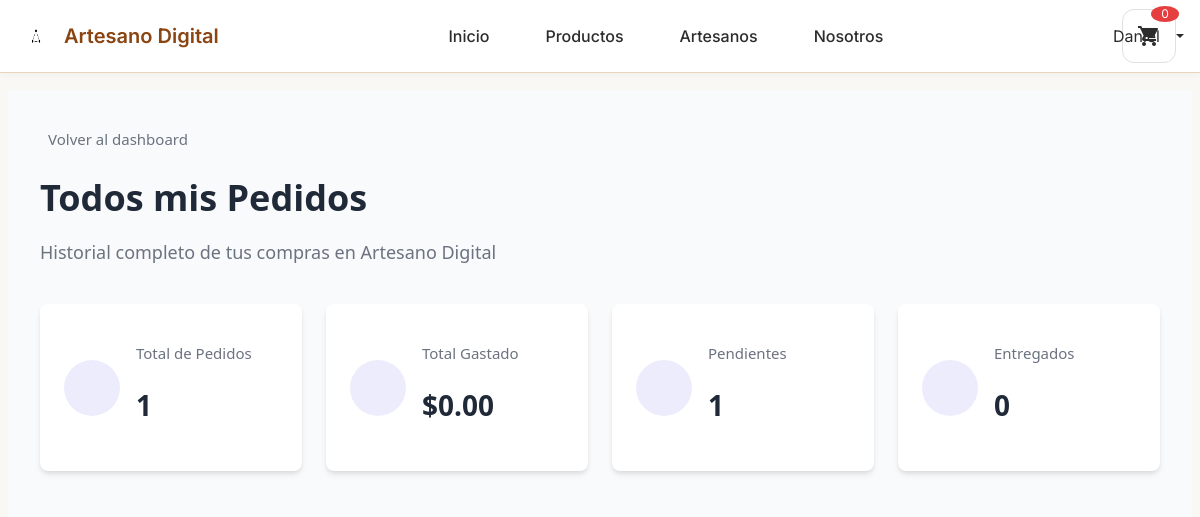
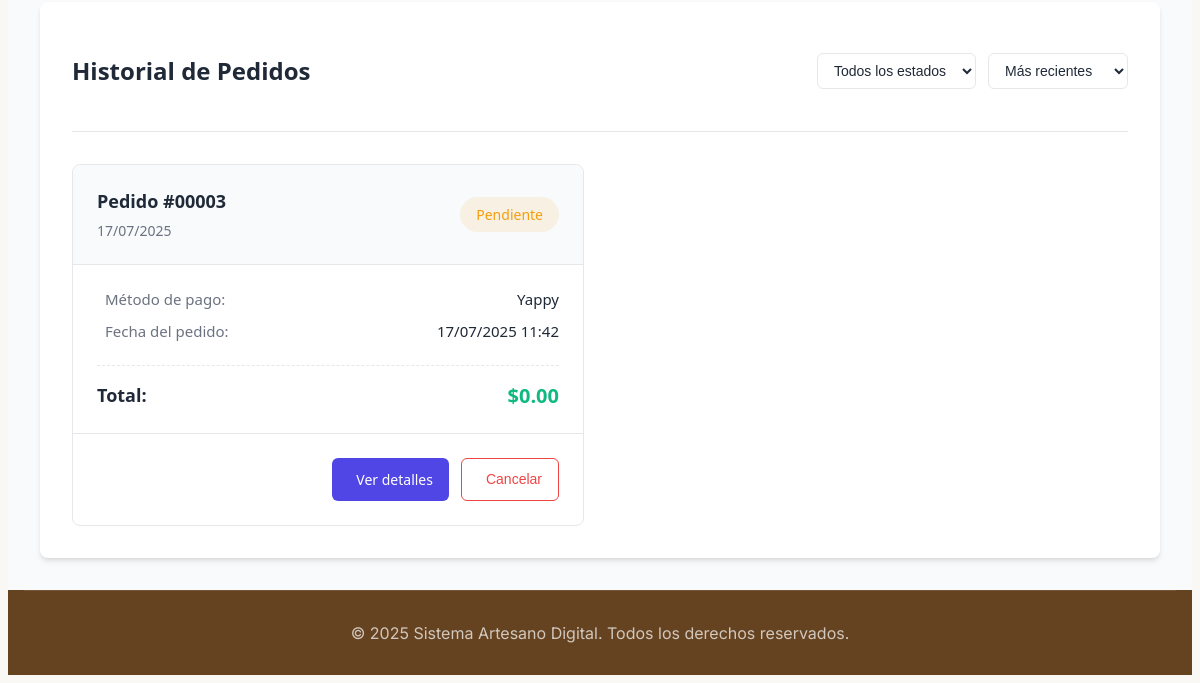
Before: /cliente/pedidos (signed in) with the older database file (2 pictures, top to bottom).
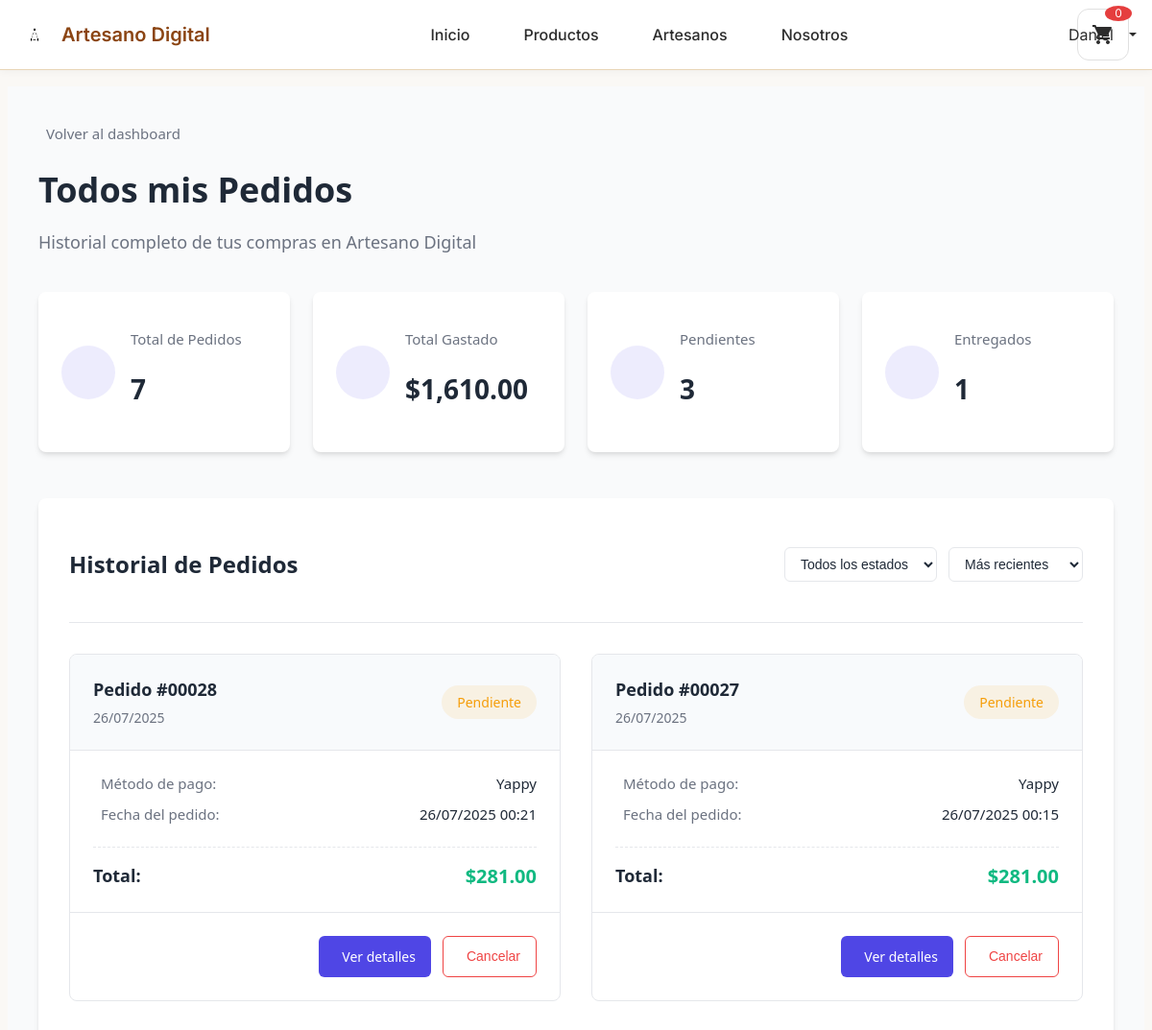
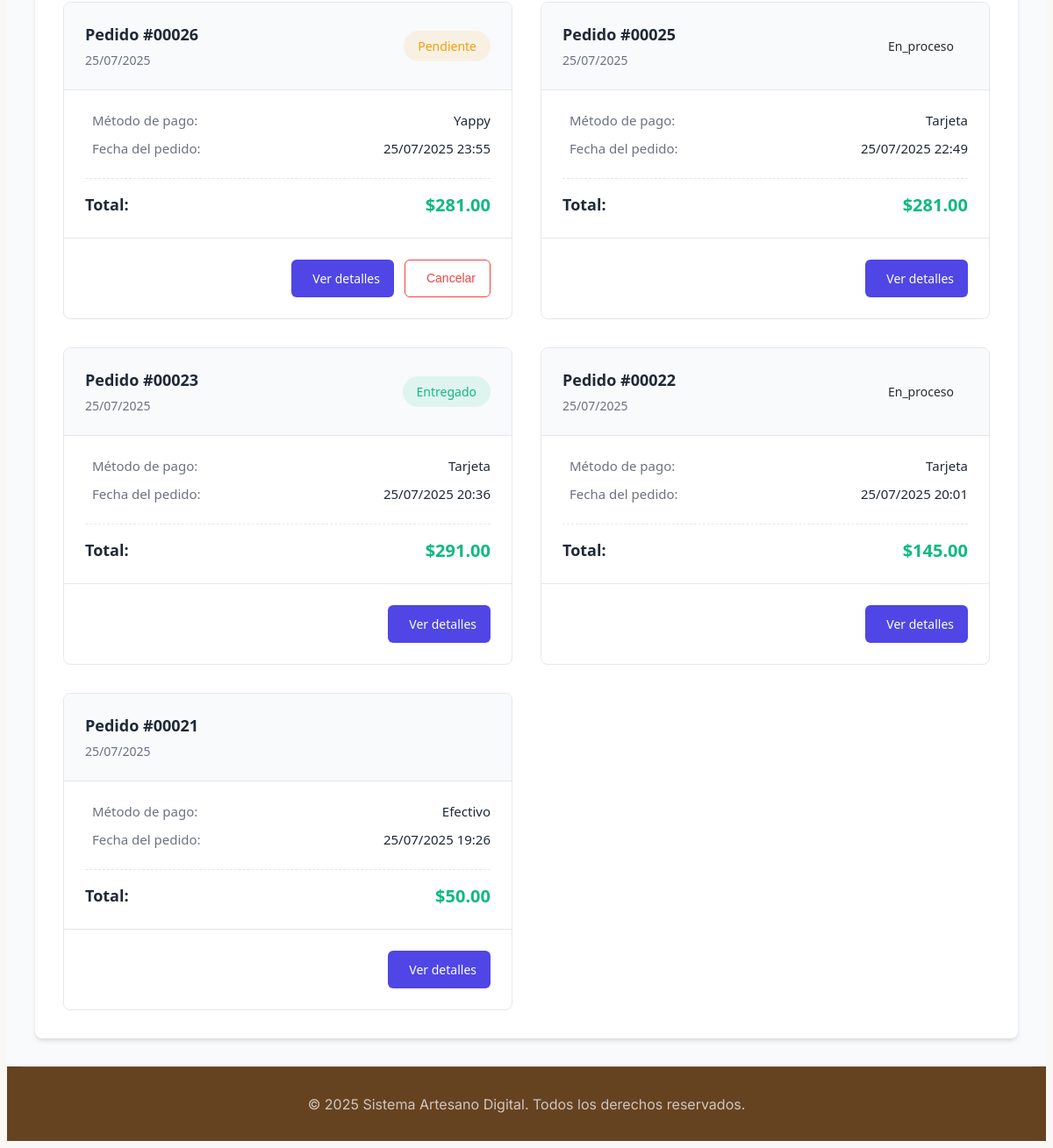
After: the same page with the newer database file (2 pictures, top to bottom).
### tables this page shows
CREATE TABLE `pedidos` (
  `id_pedido` int(11) NOT NULL,
  `id_usuario` int(11) NOT NULL,
  `estado` enum('pendiente','confirmado','en_proceso','enviado','entregado','cancelado') DEFAULT 'pendiente',
  `metodo_pago` varchar(50) NOT NULL,
  `total` decimal(10,2) NOT NULL,
  `subtotal` decimal(10,2) DEFAULT NULL,
  `descuento` decimal(10,2) DEFAULT 0.00,
  `fecha_pedido` datetime DEFAULT current_timestamp(),
  `fecha_confirmacion` datetime DEFAULT NULL,
  `fecha_proceso` datetime DEFAULT NULL,
  `fecha_envio` datetime DEFAULT NULL,
  `fecha_entrega` datetime DEFAULT NULL,
  `direccion_envio` text NOT NULL,
  `metodo_envio` varchar(100) DEFAULT 'Env├¡o est├índar',
  `codigo_seguimiento` varchar(100) DEFAULT NULL,
  `tiempo_estimado` varchar(50) DEFAULT '3-5 d├¡as h├íbiles',
  `empresa_envio` varchar(100) DEFAULT NULL,
  `numero_seguimiento` varchar(100) DEFAULT NULL,
  `fecha_estimada_entrega` date DEFAULT NULL,
  `notas_entrega` text DEFAULT NULL,
  `fecha_actualizacion` timestamp NOT NULL DEFAULT current_timestamp() ON UPDATE current_timestamp()
);

### controllers/ControladorCliente.php (called while the page is built, shortened)
<?php
class ControladorCliente
{
    private GestorAutenticacion $gestorAuth;
    private \Models\Pedido $modeloPedido;
    public function __construct()
    {
        $this->gestorAuth = GestorAutenticacion::obtenerInstancia();
        require_once __DIR__ . '/../models/Pedido.php';
        $this->modeloPedido = new \Models\Pedido();
    }
    public function mostrarTodosPedidos(): void
    {
        $usuario = $this->gestorAuth->obtenerUsuarioActual();
        $idUsuario = $usuario['id_usuario'] ?? 0;
        $pedidos = $this->modeloPedido->obtenerPorUsuario($idUsuario);
        $pedidosFormateados = [];
        foreach ($pedidos as $pedido) {
            $pedidosFormateados[] = [
                'id' => $pedido['id_pedido'],
                'fecha' => $pedido['fecha_pedido'],
                'total' => $pedido['total'],
                'estado' => $pedido['estado'],
                'metodo_pago' => $pedido['metodo_pago']
            ];
        }
        $totalPedidos = count($pedidosFormateados);
        $totalCompras = array_sum(array_column($pedidosFormateados, 'total'));
        $pedidosPendientes = count(array_filter($pedidosFormateados, fn($p) => $p['estado'] === 'pendiente'));
        $pedidosEntregados = count(array_filter($pedidosFormateados, fn($p) => $p['estado'] === 'entregado'));
        $datos = [
            'titulo' => 'Todos mis Pedidos',
            'usuario' => $usuario,
            'pedidos' => $pedidosFormateados,
            'estadisticas' => [
                'total_pedidos' => $totalPedidos,
                'total_compras' => $totalCompras,
                'pedidos_pendientes' => $pedidosPendientes,
                'pedidos_entregados' => $pedidosEntregados
            ]
        ];
        $this->cargarVista('cliente/todos_pedidos', $datos);
    }
    private function cargarVista(string $vista, array $datos = []): void
    {
        extract($datos);
        include "views/{$vista}.php";
    }
}

### config/Database.php (called while the page is built, shortened)
<?php
class Database
{
    private static ?Database $instancia = null;
    private ?PDO $conexion = null;
    private string $host;
    private string $baseDatos;
    private string $usuario;
    private string $contrasena;
    private string $charset;
    private function __construct()
    {
        $this->host = $_ENV['DB_HOST'] ?? 'localhost';
        $this->baseDatos = $_ENV['DB_DATABASE'] ?? 'artesano_digital';
        $this->usuario = $_ENV['DB_USERNAME'] ?? 'root';
        $this->contrasena = $_ENV['DB_PASSWORD'] ?? '';
        $this->charset = $_ENV['DB_CHARSET'] ?? 'utf8mb4';
    }
    public static function obtenerInstancia(): Database
    {
        if (self::$instancia === null) {
            self::$instancia = new self();
        }
        return self::$instancia;
    }
    private function conectar(): void
    {
        try {
            $dsn = "mysql:host={$this->host};dbname={$this->baseDatos};charset={$this->charset}";
            $opciones = [
                PDO::ATTR_ERRMODE => PDO::ERRMODE_EXCEPTION,
                PDO::ATTR_DEFAULT_FETCH_MODE => PDO::FETCH_ASSOC,
                PDO::ATTR_EMULATE_PREPARES => false,
                PDO::MYSQL_ATTR_INIT_COMMAND => "SET NAMES {$this->charset}"
            ];
            $this->conexion = new PDO($dsn, $this->usuario, $this->contrasena, $opciones);
        } catch (PDOException $e) {
            throw new Exception("Error de conexión a base de datos: " . $e->getMessage());
        }
    }
    public function obtenerConexion(): PDO
    {
        return $this->conexion;
    }
}

### models/Pedido.php (called while the page is built, shortened)
<?php
class Pedido
{
    private PDO $conexion;
    public function __construct()
    {
        $db = Database::obtenerInstancia();
        $this->conexion = $db->obtenerConexion();
    }
    public function obtenerPorUsuario(int $idUsuario): array
    {
        try {
            $sql = "SELECT * FROM pedidos WHERE id_usuario = :id_usuario ORDER BY fecha_pedido DESC";
            $stmt = $this->conexion->prepare($sql);
            $stmt->execute(['id_usuario' => $idUsuario]);
            return $stmt->fetchAll();
        } catch (Exception $e) {
            error_log("Error al obtener pedidos: " . $e->getMessage());
            return [];
        }
    }
}

### utils/GestorAutenticacion.php (called while the page is built, shortened)
<?php
class GestorAutenticacion
{
    private static ?GestorAutenticacion $instancia = null;
    private function __construct()
    {
        $this->tiempoExpiracion = ((int)($_ENV['SESSION_LIFETIME'] ?? 120)) * 60;
    }
    public static function obtenerInstancia(): GestorAutenticacion
    {
        if (self::$instancia === null) {
            self::$instancia = new self();
        }
        return self::$instancia;
    }
    public function estaAutenticado(): bool
    {
        return true;
    }
    public function obtenerUsuarioActual(): ?array
    {
        if ($this->estaAutenticado()) {
            return [
                'id_usuario' => $_SESSION['usuario_id'],
                'nombre' => $_SESSION['usuario_nombre'],
                'correo' => $_SESSION['usuario_correo'],
                'tipo_usuario' => $_SESSION['usuario_tipo']
            ];
        }
        return null;
    }
}

### views/cliente/todos_pedidos.php (the view, shortened to what the changed rows need)
<div class="pedidos-page">
    <header class="page-header">
        <div class="page-title">
            <h1>Todos mis Pedidos</h1>
        </div>
    </header>
    <div class="stats-summary">
        <div class="summary-card">
            <div class="summary-content">
                <h3>Total de Pedidos</h3>
                <p class="summary-number"><?= $estadisticas['total_pedidos'] ?></p>
            </div>
        </div>
        <div class="summary-card">
            <div class="summary-content">
                <h3>Total Gastado</h3>
                <p class="summary-number">$<?= number_format($estadisticas['total_compras'], 2) ?></p>
            </div>
        </div>
        <div class="summary-card">
            <div class="summary-content">
                <h3>Pendientes</h3>
                <p class="summary-number"><?= $estadisticas['pedidos_pendientes'] ?></p>
            </div>
        </div>
        <div class="summary-card">
            <div class="summary-content">
                <h3>Entregados</h3>
                <p class="summary-number"><?= $estadisticas['pedidos_entregados'] ?></p>
            </div>
        </div>
    </div>
    <section class="pedidos-list-section">
        <div class="section-header">
            <h2>Historial de Pedidos</h2>
        </div>
        <?php if (!empty($pedidos)): ?>
            <div class="pedidos-grid" id="pedidos-container">
                <?php foreach ($pedidos as $pedido): ?>
                    <div class="pedido-item" data-estado="<?= $pedido['estado'] ?>" data-fecha="<?= $pedido['fecha'] ?>" data-total="<?= $pedido['total'] ?>">
                        <div class="pedido-header">
                            <div class="pedido-number">
                                <span class="pedido-id">Pedido #<?= str_pad($pedido['id'], 5, '0', STR_PAD_LEFT) ?></span>
                                <span class="pedido-fecha"><?= date('d/m/Y', strtotime($pedido['fecha'])) ?></span>
                            </div>
                            <div class="pedido-status status-<?= $pedido['estado'] ?>">
                                <?= ucfirst($pedido['estado']) ?>
                            </div>
                        </div>
                        <div class="pedido-content">
                            <div class="pedido-details">
                                <div class="detail-row">
                                    <span class="detail-label"><i class="fas fa-credit-card"></i> Método de pago:</span>
                                    <span class="detail-value"><?= ucfirst(str_replace('_', ' ', $pedido['metodo_pago'])) ?></span>
                                </div>
                                <div class="detail-row">
                                    <span class="detail-label"><i class="fas fa-calendar"></i> Fecha del pedido:</span>
                                    <span class="detail-value"><?= date('d/m/Y H:i', strtotime($pedido['fecha'])) ?></span>
                                </div>
                            </div>
                            <div class="pedido-total">
                                <span class="total-label">Total:</span>
                                <span class="total-amount">$<?= number_format($pedido['total'], 2) ?></span>
                            </div>
                        </div>
                        <div class="pedido-actions">
                            <a href="/artesanoDigital/cliente/pedido/<?= $pedido['id'] ?>" class="action-btn primary">
                                <i class="fas fa-eye"></i> Ver detalles
                            </a>
                            <?php if ($pedido['estado'] === 'pendiente'): ?>
                                <button class="action-btn secondary cancel-btn" data-id="<?= $pedido['id'] ?>">
                                    <i class="fas fa-times"></i> Cancelar
                                </button>
                            <?php endif; ?>
                        </div>
                    </div>
                <?php endforeach; ?>
            </div>
        <?php endif; ?>
    </section>
</div>
<?php
include __DIR__ . '/../layouts/base.php';
?>

Changed rows visible on the page:
removed pedidos: id_pedido "00003", fecha_pedido "17/07/2025", estado "Pendiente", metodo_pago "Yappy", fecha_pedido "17/07/2025 11:42", total "0.00"
added pedidos: id_pedido "00028", fecha_pedido "26/07/2025", estado "Pendiente", metodo_pago "Yappy", fecha_pedido "26/07/2025 00:21", total "281.00"
added pedidos: id_pedido "00027", fecha_pedido "26/07/2025", estado "Pendiente", metodo_pago "Yappy", fecha_pedido "26/07/2025 00:15", total "281.00"
added pedidos: id_pedido "00026", fecha_pedido "25/07/2025", estado "Pendiente", metodo_pago "Yappy", fecha_pedido "25/07/2025 23:55", total "281.00"
added pedidos: id_pedido "00025", fecha_pedido "25/07/2025", estado "En_proceso", metodo_pago "Tarjeta", fecha_pedido "25/07/2025 22:49", total "281.00"
added pedidos: id_pedido "00023", fecha_pedido "25/07/2025", estado "Entregado", metodo_pago "Tarjeta", fecha_pedido "25/07/2025 20:36", total "291.00"
added pedidos: id_pedido "00022", fecha_pedido "25/07/2025", estado "En_proceso", metodo_pago "Tarjeta", fecha_pedido "25/07/2025 20:01", total "145.00"
added pedidos: id_pedido "00021", fecha_pedido "25/07/2025", metodo_pago "Efectivo", fecha_pedido "25/07/2025 19:26", total "50.00", estado empty (drawn)
Other visible differences:
$estadisticas['total_pedidos']: "1" → "7"
$estadisticas['total_compras']: "0.00" → "1,610.00"
$estadisticas['pedidos_pendientes']: "1" → "3"
$estadisticas['pedidos_entregados']: "0" → "1"
